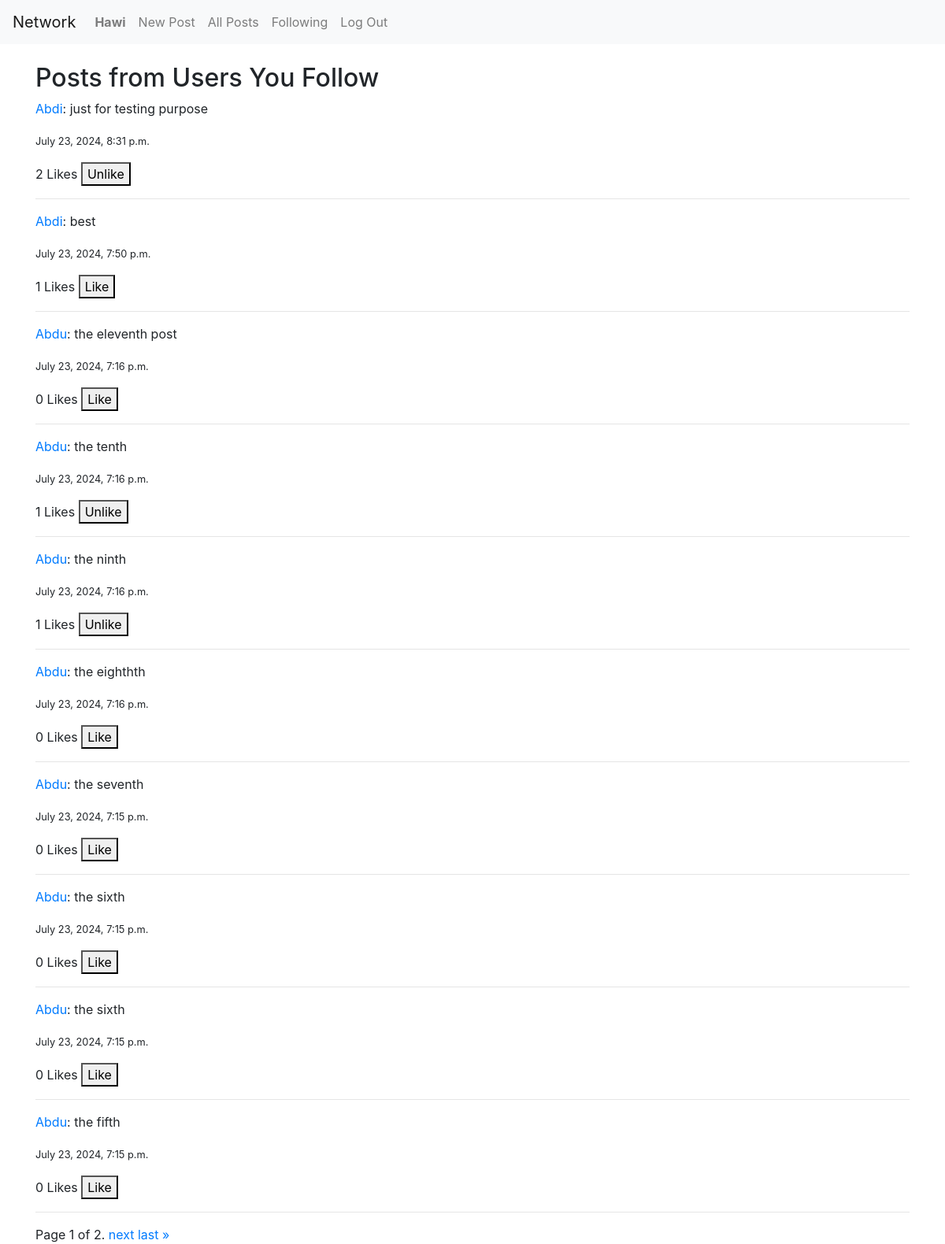
The app's page /following (signed in) with its own data.
### network/models.py (models this page shows, shortened)
class User(AbstractUser):
    followers = models.ManyToManyField('self', symmetrical=False, related_name='following', blank=True)

class Post(models.Model):
    user = models.ForeignKey(User, on_delete=models.CASCADE, related_name="posts")
    content = models.TextField()
    timestamp = models.DateTimeField(auto_now_add=True)
    likes = models.ManyToManyField(User, related_name="liked_posts", blank=True)

### network/views.py (the view)
# urls.py: path("following", views.following, name="following"),
@login_required
def following(request):
    following_users = request.user.following.all()
    posts = Post.objects.filter(user__in=following_users).order_by("-timestamp")
    paginator = Paginator(posts, 10)
    page_number = request.GET.get('page')
    page_obj = paginator.get_page(page_number)
    return render(request, "network/following.html", {
        "page_obj": page_obj
    })

### network/templates/network/following.html
{% extends "network/layout.html" %}
{% block body %}
<h2>Posts from Users You Follow</h2>
{% include "network/posts.html" with posts=page_obj %}
{% include "network/pagination_controls.html" %}
{% endblock %}

### network/templates/network/layout.html (shortened to what this page needs)
{% load static %}
<!DOCTYPE html>
<html lang="en">
<head>
    <link rel="stylesheet" href="https://stackpath.bootstrapcdn.com/bootstrap/4.4.1/css/bootstrap.min.css">
    <link href="{% static 'network/styles.css' %}" rel="stylesheet">
</head>
<body>
    <nav class="navbar navbar-expand-lg navbar-light bg-light">
        <a class="navbar-brand" href="{% url 'index' %}">Network</a>
        <div>
            <ul class="navbar-nav mr-auto">
                {% if user.is_authenticated %}
                    <li class="nav-item">
                        <a class="nav-link" href="{% url 'profile' user.id %}"><strong>{{ user.username }}</strong></a>
                    </li>
                {% endif %}
                <li class="nav-item">
                    <a class="nav-link" href="{% url 'index' %}">New Post</a>
                </li>
                <li class="nav-item">
                    <a class="nav-link" href="{% url 'all_posts' %}">All Posts</a>
                </li>
                {% if user.is_authenticated %}
                    <li class="nav-item">
                        <a class="nav-link" href="{% url 'following' %}">Following</a>
                    </li>
                    <li class="nav-item">
                        <a class="nav-link" href="{% url 'logout' %}">Log Out</a>
                    </li>
                {% endif %}
            </ul>
        </div>
    </nav>
    <div class="container mt-4">
        {% block body %}
        {% endblock %}
    </div>
</body>
</html>

### network/templates/network/posts.html (shortened to what this page needs)
{% for post in posts %}
<div class="post" id="post-{{ post.id }}">
    <p>
        <a href="{% url 'profile' post.user.id %}">{{ post.user.username }}</a>:
        <span class="post-content">{{ post.content }}</span>
    </p>
    <p><small>{{ post.timestamp }}</small></p>
    <p>
        <span id="likes-count-{{ post.id }}">{{ post.likes.count }}</span> Likes
        {% if user.is_authenticated %}
            <button class="like-button" data-post-id="{{ post.id }}">
                {% if user in post.likes.all %}
                    Unlike
                {% else %}
                    Like
                {% endif %}
            </button>
        {% endif %}
    </p>
    <hr>
</div>
{% endfor %}

### records on screen
User: username "Hawi"
Post: user.username "Abdi", content "just for testing purpose", timestamp "July 23, 2024, 8:31 p.m.", likes.count "2", shows "Unlike"
Post: user.username "Abdi", content "best", timestamp "July 23, 2024, 7:50 p.m.", likes.count "1", shows "Like"
Post: user.username "Abdu", content "the eleventh post", timestamp "July 23, 2024, 7:16 p.m.", likes.count "0", shows "Like"
Post: user.username "Abdu", content "the tenth", timestamp "July 23, 2024, 7:16 p.m.", likes.count "1", shows "Unlike"
Post: user.username "Abdu", content "the ninth", timestamp "July 23, 2024, 7:16 p.m.", likes.count "1", shows "Unlike"
Post: user.username "Abdu", content "the eighthth", timestamp "July 23, 2024, 7:16 p.m.", likes.count "0", shows "Like"
Post: user.username "Abdu", content "the seventh", timestamp "July 23, 2024, 7:15 p.m.", likes.count "0", shows "Like"
Post: user.username "Abdu", content "the sixth", timestamp "July 23, 2024, 7:15 p.m.", likes.count "0", shows "Like"
Post: user.username "Abdu", content "the sixth", timestamp "July 23, 2024, 7:15 p.m.", likes.count "0", shows "Like"
Post: user.username "Abdu", content "the fifth", timestamp "July 23, 2024, 7:15 p.m.", likes.count "0", shows "Like"

### other values on screen
{{ page_obj.number }} "1"
{{ page_obj.paginator.num_pages }} "2"
